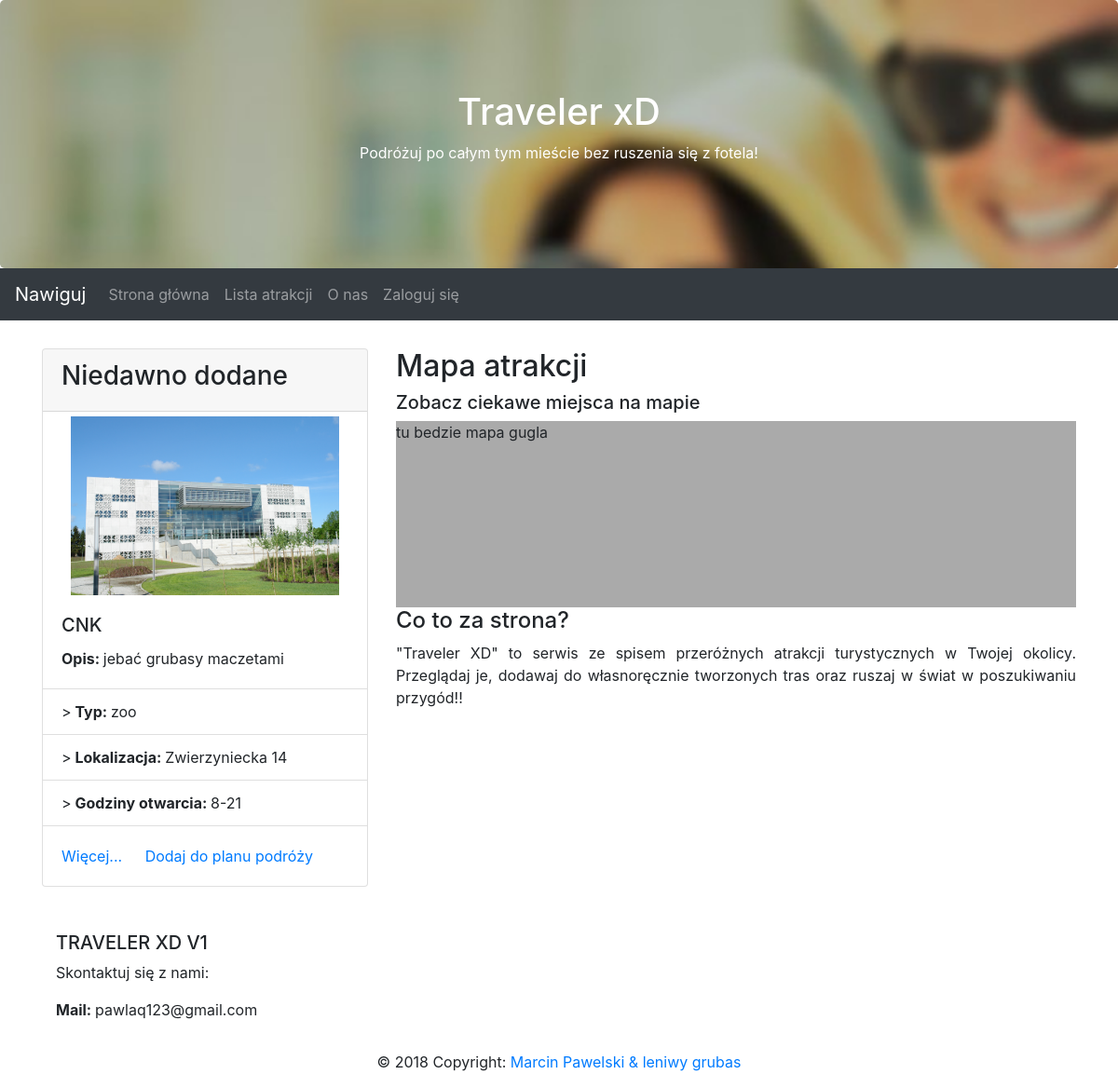
/guidebase/, run on an earlier commit of the app's database.
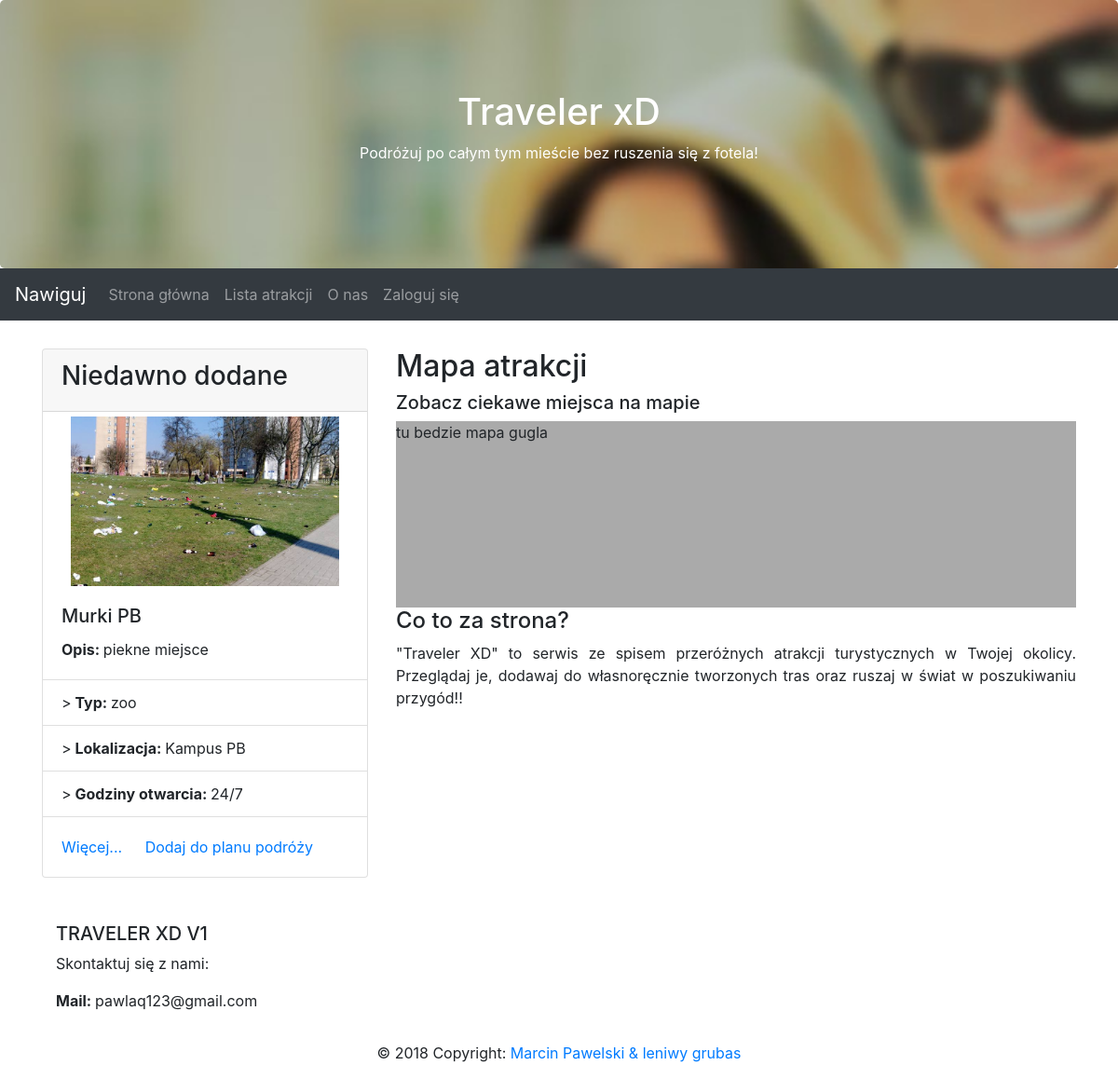
And on a later commit of the database.
### guidebase/models.py (models this page shows)
class Place(models.Model):
    name = models.CharField(max_length=100)
    type = models.ForeignKey('TypeOfPlace', on_delete=models.CASCADE)
    location = models.CharField(max_length=100)
    gps_x = models.DecimalField(max_digits=10, decimal_places=7, default=0.00)
    gps_y = models.DecimalField(max_digits=10, decimal_places=7, default=0.00)
    open_hours = models.CharField(max_length=100)
    avg_visit_time = models.DurationField()
    prices = models.CharField(max_length=100)
    age_rules = models.CharField(max_length=20)
    about = models.CharField(max_length=1000, default='nothing here')
    pub_date = models.DateTimeField(auto_now_add=True)
    img = models.ImageField(upload_to="uploads/")
    def __str__(self):
        return self.name

class TypeOfPlace(models.Model):
    name = models.CharField(max_length=50)
    def __str__(self):
        return self.name

### guidebase/views.py (the view)
# urls.py: path('', views.IndexView.as_view(), name='index'),
class IndexView(generic.ListView):
    template_name = 'guidebase/index.html'
    context_object_name = 'recent_attraction'
    def get_queryset(self):
        return Place.objects.all().last()

### guidebase/templates/guidebase/index.html (shortened to what this page needs)
{% extends 'base.html' %}
{% load staticfiles %}
{% block pageContent %}
<div class="container" style="margin-top:30px">
  <div class="row">
    <div class="col-sm-4">
      <div class="card">
        <div class="card-header">
          <h3>Niedawno dodane</h3>
        </div>
      <img class="card-img-top photoRecent" src="{{recent_attraction.img.url}}" alt="Card image cap">
      <div class="card-body">
        <h5 class="card-title">{{ recent_attraction }}</h5>
        <p class="card-text"><b> Opis: </b> {{recent_attraction.about }}</p>
      </div>
      <ul class="list-group list-group-flush">
        <li class="list-group-item">><b> Typ: </b> {{recent_attraction.type }}</li>
        <li class="list-group-item">><b> Lokalizacja: </b> {{recent_attraction.location }}</li>
        <li class="list-group-item">><b> Godziny otwarcia: </b> {{recent_attraction.open_hours }}</li>
      </ul>
      <div class="card-body">
        <a href="list/{{recent_attraction.id}}" class="card-link">Więcej...</a>
        <a href="#" class="card-link">Dodaj do planu podróży</a>
      </div>
    </div>
    </div>
    <div class="col-sm-8">
      <h2>Mapa atrakcji</h2>
      <h5>Zobacz ciekawe miejsca na mapie</h5>
      <div class="fakeimg">
        tu bedzie mapa gugla
      </div>
      <h4>Co to za strona?</h4>
      <p style="text-align: justify">"Traveler XD" to serwis ze spisem przeróżnych atrakcji turystycznych w Twojej okolicy. Przeglądaj je, dodawaj do własnoręcznie tworzonych tras oraz ruszaj w świat w poszukiwaniu przygód!!</p>
  </div>
</div>
{% endblock %}

What changed in the data, as far as the page shows it:
no longer on this page (row edited): Place: img (picture), name "CNK", about "jebać grubasy maczetami", type "zoo", location "Zwierzyniecka 14", open_hours "8-21"
added Place: img (picture), name "Murki PB", about "piekne miejsce", type "zoo", location "Kampus PB", open_hours "24/7"
